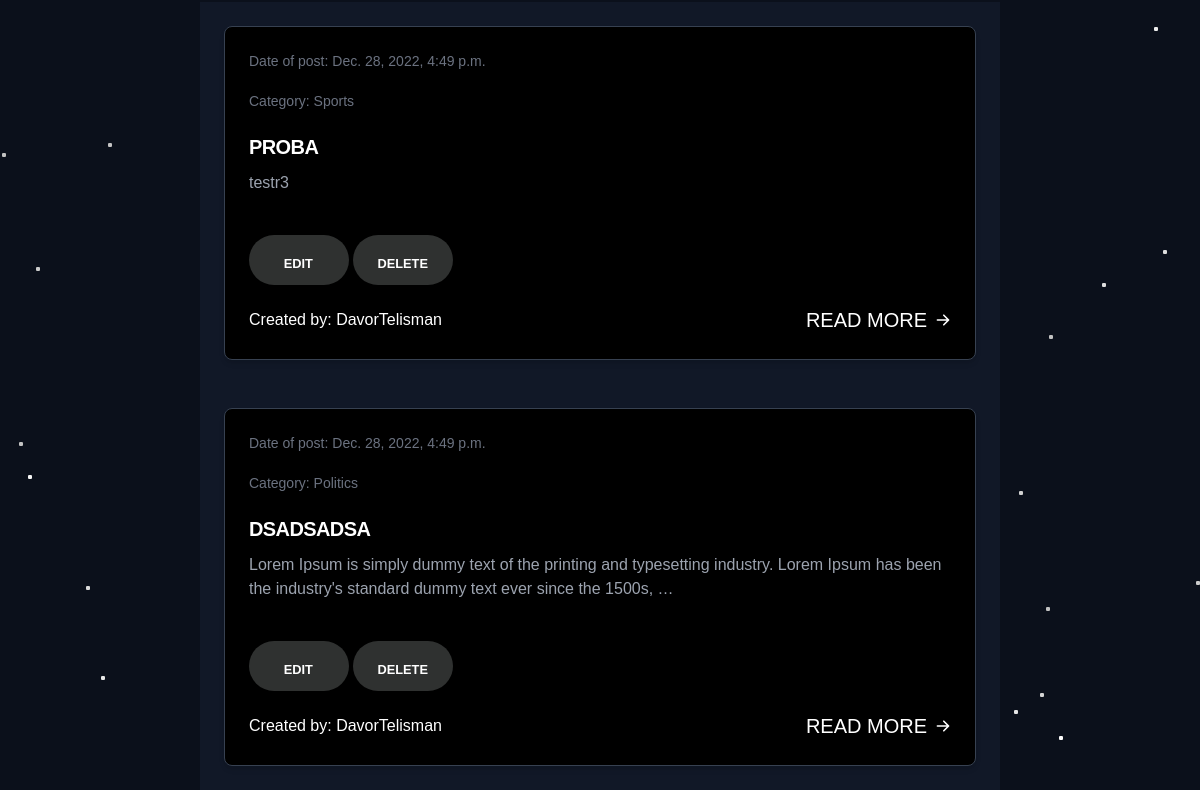
Page /blog/ (signed in, lower part) on the earlier database version.
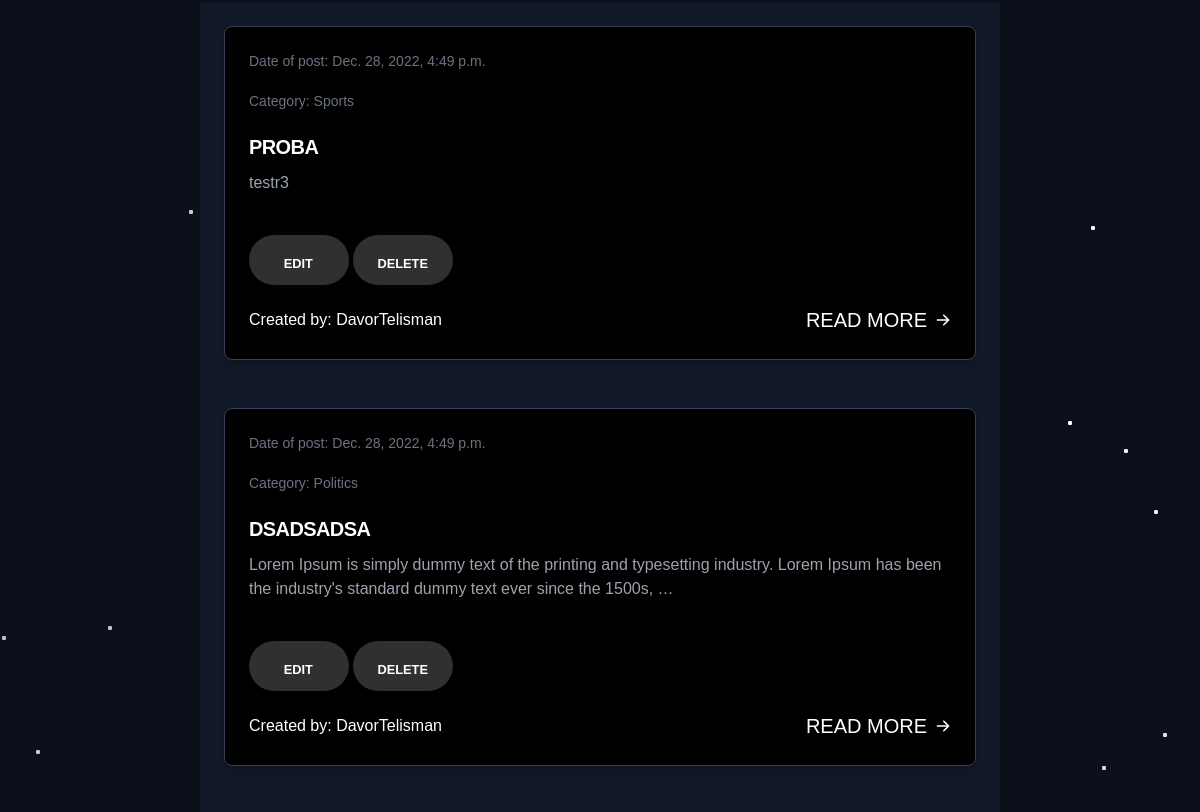
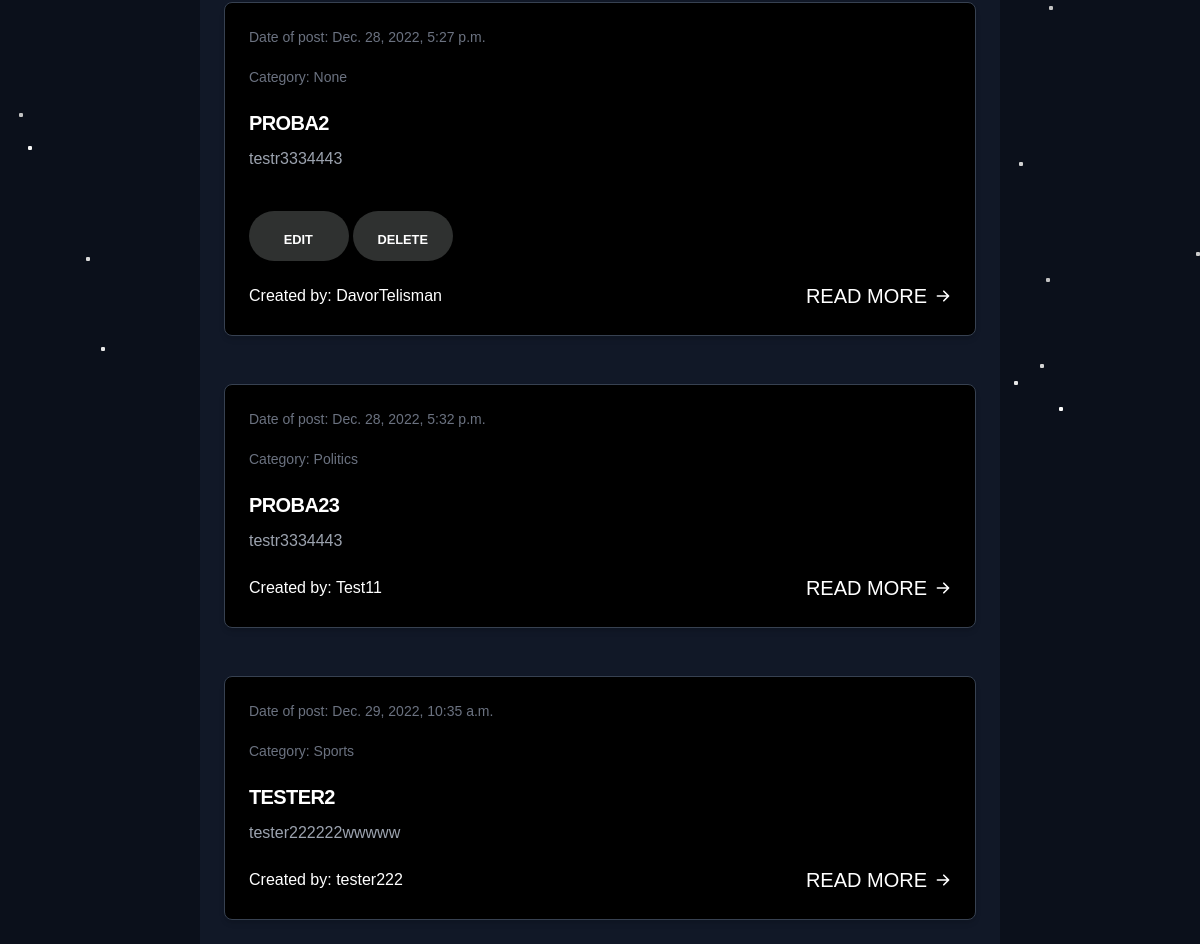
Same page on the later database version (2 pictures, top to bottom).
### api/models.py (models this page shows, shortened)
class Post(models.Model):
    created = models.DateTimeField(auto_now_add=True)
    title = models.CharField(max_length=100, blank=True, default='')
    body = models.TextField(blank=True, default='')
    owner = models.ForeignKey('auth.User', related_name='posts', on_delete=models.CASCADE)
    category = models.ForeignKey(Category, related_name='category',null=True,on_delete=models.CASCADE)
    class Meta:
        ordering = ['created']

class Category(models.Model):
    category_name = models.CharField(max_length=50,default='')
    def __str__(self):
        return self.category_name

### api/views.py (the view)
# urls.py: path('blog/', include('django.contrib.auth.urls')),
def blog(request):
    blog_post= Post.objects.all()
    context = {
        'blog_post': blog_post,
    }
    return render(request, 'blog.html', context)

### templates/blog.html (shortened to what this page needs)
{% load static %}
{% if user.is_authenticated %}
<link rel="stylesheet" type="text/css" href="{% static 'assets/css/blog.css' %}">
<link rel="stylesheet" type="text/css" href="{% static 'assets/css/navbar.css' %}">
<link rel="stylesheet" type="text/css" href="{% static 'assets/css/bggraound.css' %}">
<link rel="stylesheet" href="https://cdnjs.cloudflare.com/ajax/libs/font-awesome/6.2.0/css/all.min.css" />
<body class="bg-gray-900" data-new-gr-c-s-check-loaded="14.1089.0" data-gr-ext-installed="">
{% block content %}
    <section id="blog" class="pt-[40px]">
        <div class="container">
            <div class="justify-center p-0 max-w-[800px] m-auto">
                {% for blog in blog_post %}
                <section class="bg-gray-900" data-projection-id="16" style="opacity: 1;">
                    <div class="py-6 px-4 mx-auto lg:px-6">
                        <div class="grid gap-8 lg:grid-cols-1">
                            <article class="p-6 rounded-lg border shadow-md bg-gray-800 border-gray-700">
                                <div class="flex justify-between items-center mb-5 text-gray-500">
                                    <span class="text-sm">Date of post: {{ blog.created }} </span>
                                </div>
                                <div class="flex justify-between items-center mb-5 text-gray-500">
                                    <span class="text-sm">Category: {{ blog.category }}</span>
                                </div>
                                <h2 class="hover-underline-animation mb-2 text-2xl font-bold tracking-tight text-white">
                                    <a href="{% url 'blog_detail' blog.pk %}">{{ blog.title }}</a>
                                </h2>
                                        <p class="mb-5 font-light text-gray-400">{{ blog.body|safe|truncatewords:25 }}</p>
                                        {% if user.id == blog.owner.id %}
                                            <button id="neonShadow">  <a href="{% url 'update_blog' blog.pk %}"><span>Edit</span></a></button>
                                            <button id="neonShadow">  <a href="{% url 'delete_blog' blog.pk %}"><span>Delete</span></a></button>
                                        {% endif %}
                                <div class="flex justify-between items-center">
                                    <div class="flex items-center space-x-4">
                                        <span class="font-medium text-white">Created by: {{ blog.owner }}</span>
                                    </div>
                                    <a class="inline-flex-important items-center font-medium text-white hover-underline-animation" href="{% url 'blog_detail' blog.pk %}">Read more
                                        <svg class="ml-2 w-4 h-4" fill="currentColor" viewBox="0 0 20 20" xmlns="http://www.w3.org/2000/svg">
                                            <path fill-rule="evenodd" d="M10.293 3.293a1 1 0 011.414 0l6 6a1 1 0 010 1.414l-6 6a1 1 0 01-1.414-1.414L14.586 11H3a1 1 0 110-2h11.586l-4.293-4.293a1 1 0 010-1.414z" clip-rule="evenodd"></path>
                                        </svg>
                                    </a>
                                </div>
                            </article>
                        </div>
                    </div>
                </section>
                {% endfor %}
            </div>
        </div>
    </section>
{% endblock %}
    <div class="bg">
        <div class="star-field">
            <div class="layer"></div>
            <div class="layer"></div>
            <div class="layer"></div>
        </div>
    </div>
{% endif %}

### static/assets/css/navbar.css (style rules this page uses)
a { text-decoration: none; text-transform: uppercase; font-size: 20px; color: white; position: relative; }

### static/assets/css/bggraound.css (style rules this page uses)
.bg { background: url(https://i.ibb.co/87GbbFP/2799006.jpg) no-repeat; background-size: cover; height: 100%; width: 100%; position: fixed; top: 0; left: 0; z-index: -3; }
.bg:before { content: ""; width: 100%; height: 100%; background: #000; position: fixed; z-index: -1; top: 0; left: 0; opacity: 0.3; }
.star-field { position: fixed; top: 0; left: 0; width: 100%; height: 100%; perspective: 600px; -webkit-perspective: 600px; z-index: -1; }
.star-field .layer { box-shadow: -411px -476px #cccccc, 777px -407px #d4d4d4, -387px -477px #fcfcfc, -91px -235px #d4d4d4, 491px -460px #f7f7f7, 892px -128px #f7f7f7, 758px -277px #ededed, 596px 378px #cccccc, 647px 423px whitesmoke, 183px 389px #c7c7c7, 524px -237px #f0f0f0, 679px -535px #e3e3e3, 158px 399px #ededed, 157px 249px #ededed, 81px -450px #ebebeb, 719px -360px #c2c2c2, -499px 473px #e8e8e8, -158px -349px #d4d4d4, 870px -134px #cfcfcf, 446px 404px #c2c2c2, 440px 490px #d4d4d4, 414px 507px #e6e6e6, -12px 246px #fcfcfc, -384px 369px #e3e3e3, 641px -413px #fcfcfc, 822px 516px #dbdbdb, 449px 132px #c2c2c2, 727px 146px #f7f7f7, -315px -488px #e6e6e6, 952px -70px #e3e3e3, -869px -29px #dbdbdb, 502px 80px #dedede, 764px 342px #e0e0e0, -150px -380px #dbdbdb, 654px -426px #e3e3e3, -325px -263px #c2c2c2, 755px -447px #c7c7c7, 729px -177px #c2c2c2, -682px -391px #e6e6e6, 554px -176px #ededed, -85px -428px #d9d9d9, 714px 55px #e8e8e8, 359px -285px #cfcfcf, -362px -508px #dedede, 468px -265px #fcfcfc, 74px -500px #c7c7c7, -514px 383px #dbdbdb, 730px -92px #cfcfcf, -112px 287px #c9c9c9, -853px 79px #d6d6d6, 828px 475px #d6d6d6, -681px 13px #fafafa, -176px 209px #f0f0f0, 758px 457px #fafafa, -383px -454px #ededed, 813px 179px #d1d1d1, 608px 98px whitesmoke, -860px -65px #c4c4c4, -572px 272px #f7f7f7, 459px 533px #fcfcfc, 624px -481px #e6e6e6, 790px 477px #dedede, 731px -403px #ededed, 70px -534px #cccccc, -23px 510px #cfcfcf, -652px -237px whitesmoke, -690px 367px #d1d1d1, 810px 536px #d1d1d1, 774px 293px #c9c9c9, -362px 97px #c2c2c2, 563px 47px #dedede, 313px 475px #e0e0e0, 839px -491px #e3e3e3, -217px 377px #d4d4d4, -581px 239px #c2c2c2, -857px 72px #cccccc, -23px 340px #dedede, -837px 246px white, 170px -502px #cfcfcf, 822px -443px #e0e0e0, 795px 497px #e0e0e0, -814px -337px #cfcfcf, 206px -339px #f2f2f2, -779px 108px #e6e6e6, 808px 2px #d4d4d4, 665px 41px #d4d4d4, -564px 64px #cccccc, -380px 74px #cfcfcf, -369px -60px #f7f7f7, 47px -495px #e3e3e3, -383px 368px #f7f7f7, 419px 288px #d1d1d1, -598px -50px #c2c2c2, -833px 187px #c4c4c4, 378px 325px whitesmoke, -703px 375px #d6d6d6, 392px 520px #d9d9d9, -492px -60px #c4c4c4, 759px 288px #ebebeb, 98px -412px #c4c4c4, -911px -277px #c9c9c9; transform-style: preserve-3d; position: absolute; top: 50%; left: 50%; height: 4px; width: 4px; border-radius: 2px; }
.star-field .layer:nth-child(1) { animation: sf-fly-by-1 5s linear infinite; }
.star-field .layer:nth-child(2) { animation: sf-fly-by-2 5s linear infinite; }
.star-field .layer:nth-child(3) { animation: sf-fly-by-3 5s linear infinite; }

Differences in the rows shown:
added Post: created "Dec. 28, 2022, 5:27 p.m.", category "None", title "PROBA2", body "testr3334443", shows "EDIT", owner "DavorTelisman"
added Post: created "Dec. 28, 2022, 5:32 p.m.", category "Politics", title "PROBA23", body "testr3334443", owner "Test11"
added Post: created "Dec. 29, 2022, 10:35 a.m.", category "Sports", title "TESTER2", body "tester222222wwwww", owner "tester222"
